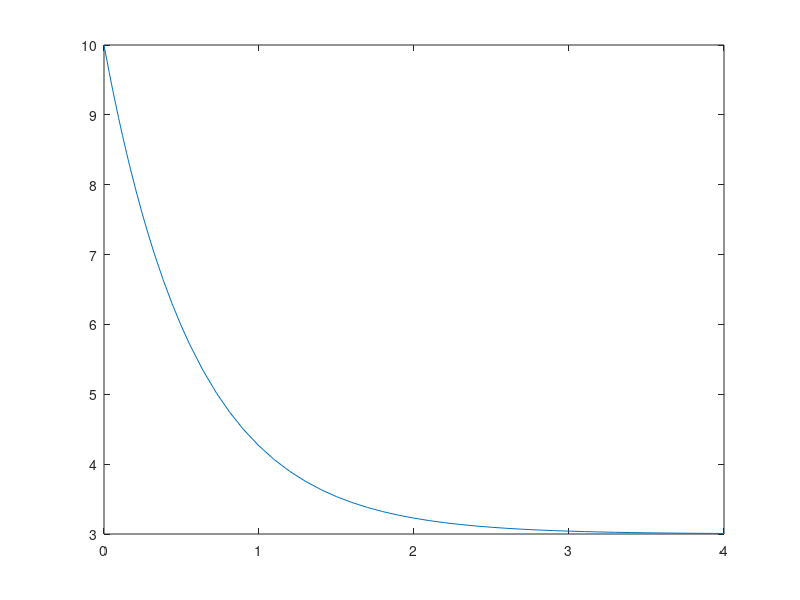

MATLAB code for this plot:
function c_cm_lake
 global F V cin %set global variables
 N = 100; 
 cin=3; V=28; F=4*12; c0=10; tend=4;
 t = linspace(0,1,N)
 [tsol, ysol] = ode45( @derhs, [0, tend], c0 );
 plot(tsol, ysol)

function ydot = derhs(t, c)
 global F V cin %set global variables
 ydot = F/V*(cin - c);
